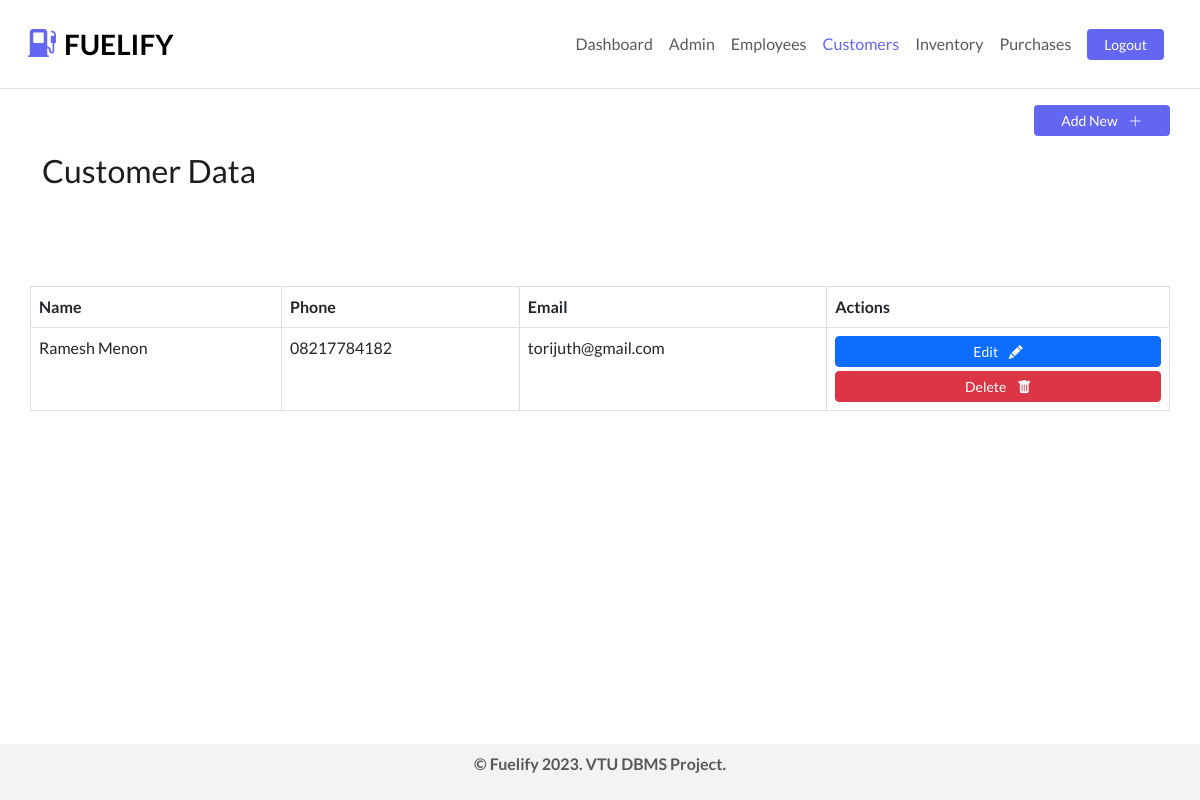
The app's page /customers (signed in) with its own data.
### tables this page shows
CREATE TABLE customer_information (
                    customer_id INTEGER PRIMARY KEY,
                    first_name VARCHAR(255),
                    last_name VARCHAR(255),
                    phone_number VARCHAR(255),
                    email VARCHAR(255)
                );

### routes/customer.py (the view)
@customer_routes.route('/customers')
@login_required
def customers():
    customers_data = Customer().get()
    return render_template('customer.html', customers=customers_data, request_path=request.path,  role=session['role'], logged_in=True)

### helpers/utils.py (called while the page is built)
def login_required(f):
    @wraps(f)
    def wrap(*args, **kwargs):
        if 'user_id' in session:
            return f(*args, **kwargs)
        else:
            flash('Please login first!')
            return redirect(url_for('auth_routes.login'))
    return wrap

### models/customer.py (called while the page is built)
    def get(self, customer_id=None):
        if customer_id:
            cursor = self.execute(
                """
                SELECT * FROM customer_information
                WHERE customer_id = ?
                """,
                (customer_id,)
            )
            return cursor.fetchone()
        else:
            cursor = self.execute(
                """
                SELECT * FROM customer_information
                """
            )
            return cursor.fetchall()

### models/database.py (called while the page is built)
    def execute(self, query, params=None):
        cursor = self.conn.cursor()
        if params:
            cursor.execute(query, params)
        else:
            cursor.execute(query)
        self.conn.commit()
        return cursor

### templates/customer.html (shortened to what this page needs)
{% extends 'partials/_base.html' %}
{% block content %}
<div class="container mb-5">
    <div class="row justify-content-end align-items-center">
        <div class="row w-50 justify-content-end align-items-center my-3">
            <button type="button" class="w-25 btn btn-sm btn-prime" data-bs-toggle="modal"
                data-bs-target="#add-customer">
                Add New <i class="text-white ms-2 bi-plus-lg"></i>
            </button>
        </div>
        <h2 class="mb-5">Customer Data </h2>
    </div>
    <div class="row">
        <table class="table mt-5 rounded-2 mb-5" id="records">
            <thead>
                <tr>
                    <th>Name</th>
                    <th>Phone</th>
                    <th>Email</th>
                    <th>Actions</th>
                </tr>
            </thead>
            <tbody>
                {% for customer in customers %}
                <tr>
                    <td>{{ customer[1]}} {{ customer[2] }}</td>
                    <td>{{ customer[3] }}</td>
                    <td>{{ customer[4] }}</td>
                    <td>
                        <div class="row">
                            <div class="col text-center">
                                <button type="button" class="btn mb-1 w-100 btn-sm btn-primary" data-bs-toggle="modal"
                                    data-bs-target="#update-{{ customer[0] }}">
                                    Edit <i class="text-white ms-2 bi-pencil-fill"></i>
                                </button>
                                <button type="button" class="btn w-100 btn-sm btn-danger " data-bs-toggle="modal"
                                    data-bs-target="#delete-{{ customer[0] }}">
                                    Delete <i class="ms-2 bi-trash-fill"></i>
                                </button>
                            </div>
                        </div>
                    </td>
                </tr>
                {% endfor %}
            </tbody>
        </table>
    </div>
</div>
{%endblock%}

### static/css/style.css (style rules this page uses)
:root { --primary-color: #6366f1; --primary-color-hover: #6365f1e3; --gray-color: #f2f2f2e0; }
body { min-height: 100vh; font-family: "Lato", sans-serif; color: #1d1d1d; display: flex; flex-direction: column; }
.btn-prime { background-color: var(--primary-color) !important; color: #fff; }
th { border-top: 1px solid #dddddd; border-right: 1px solid #dddddd; }
td { border-top: 1px solid #dddddd; border-bottom: 1px solid #dddddd; border-right: 1px solid #dddddd; }
td:first-child { border-left: 1px solid #dddddd; }
th:first-child { border-left: 1px solid #dddddd; }

### records on screen
customer_information: first_name "Ramesh", last_name "Menon", phone_number "08217784182", email "torijuth@gmail.com"
